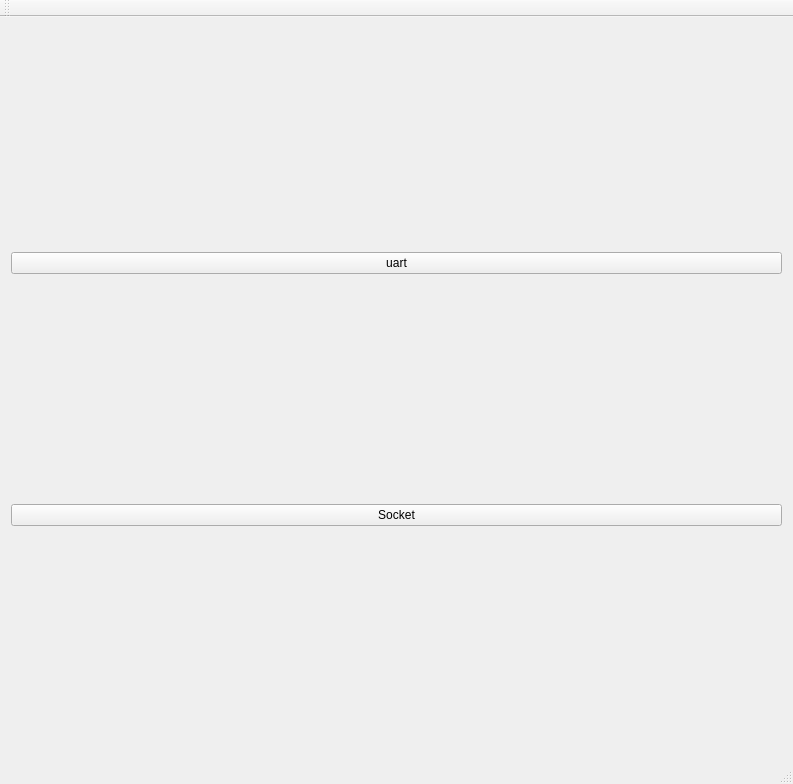
<?xml version="1.0" encoding="UTF-8"?>
<ui version="4.0">
 <class>OscarTool</class>
 <widget class="QMainWindow" name="OscarTool">
  <property name="geometry">
   <rect>
    <x>0</x>
    <y>0</y>
    <width>793</width>
    <height>784</height>
   </rect>
  </property>
  <property name="windowTitle">
   <string>OscarTool</string>
  </property>
  <widget class="QWidget" name="centralWidget">
   <layout class="QGridLayout" name="gridLayout_7">
    <item row="0" column="0">
     <widget class="QPushButton" name="uartDebug">
      <property name="text">
       <string>uart</string>
      </property>
     </widget>
    </item>
    <item row="1" column="0">
     <widget class="QPushButton" name="socketDebug">
      <property name="text">
       <string>Socket</string>
      </property>
     </widget>
    </item>
   </layout>
  </widget>
  <widget class="QMenuBar" name="menuBar">
   <property name="geometry">
    <rect>
     <x>0</x>
     <y>0</y>
     <width>793</width>
     <height>26</height>
    </rect>
   </property>
  </widget>
  <widget class="QToolBar" name="mainToolBar">
   <attribute name="toolBarArea">
    <enum>TopToolBarArea</enum>
   </attribute>
   <attribute name="toolBarBreak">
    <bool>false</bool>
   </attribute>
  </widget>
  <widget class="QStatusBar" name="statusBar"/>
 </widget>
 <layoutdefault spacing="6" margin="11"/>
 <resources/>
 <connections/>
</ui>
